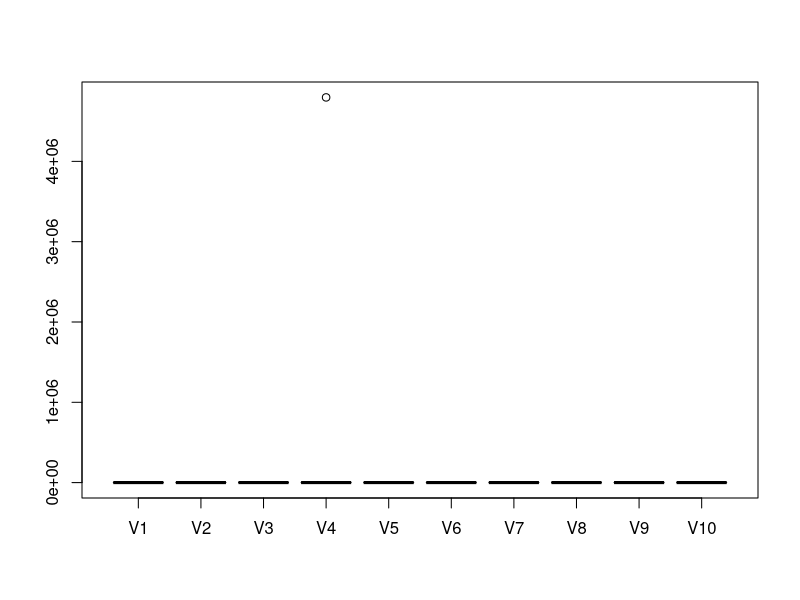
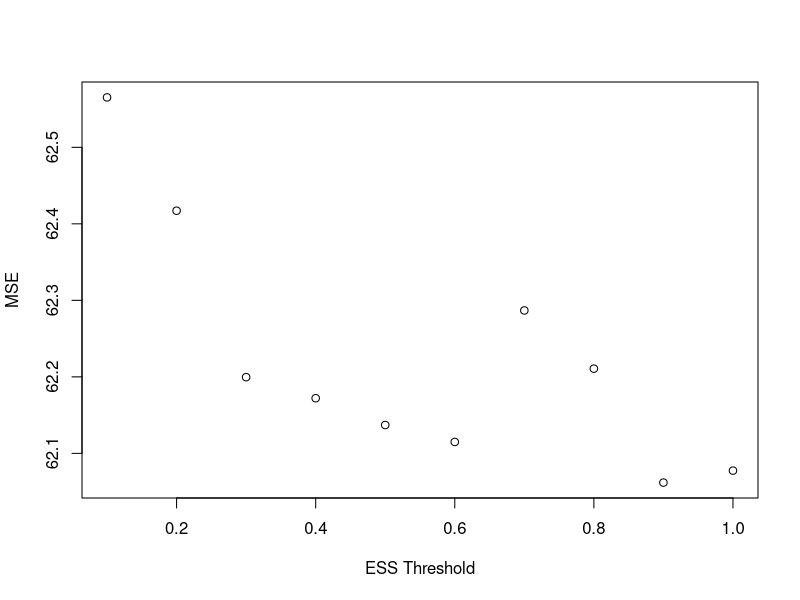
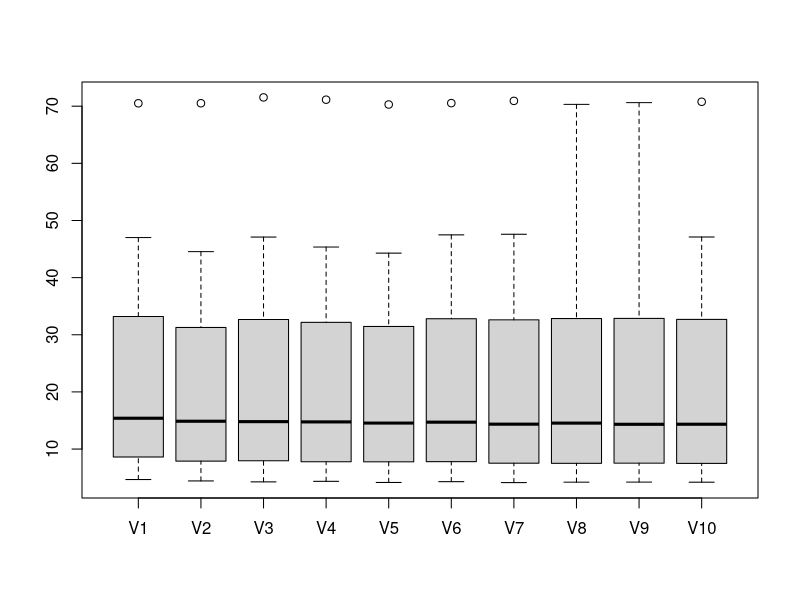
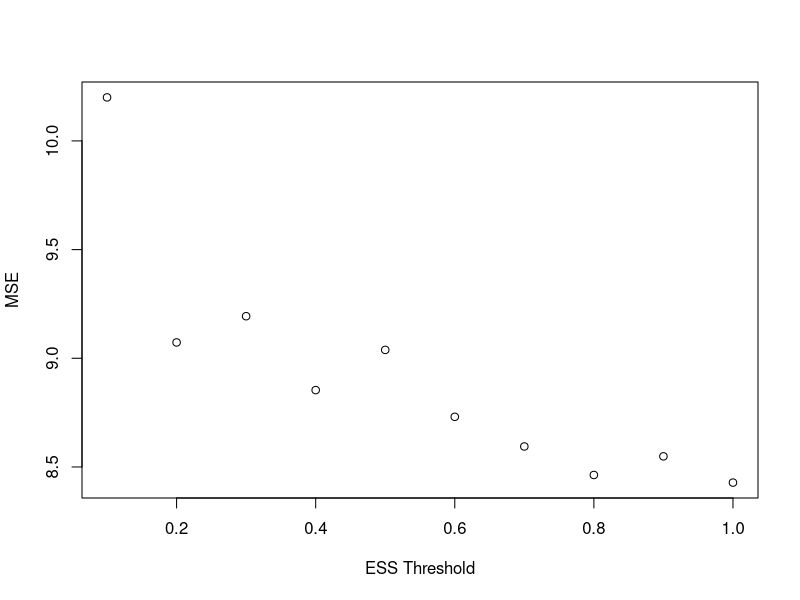
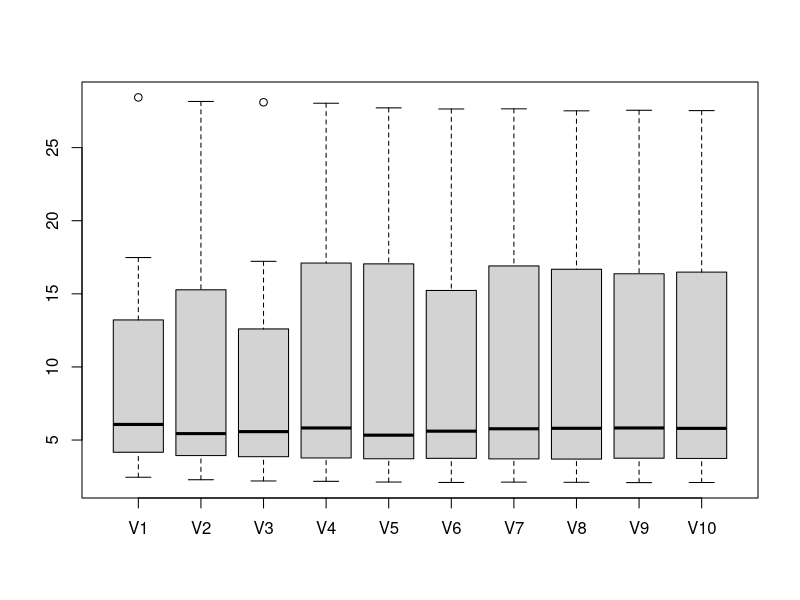
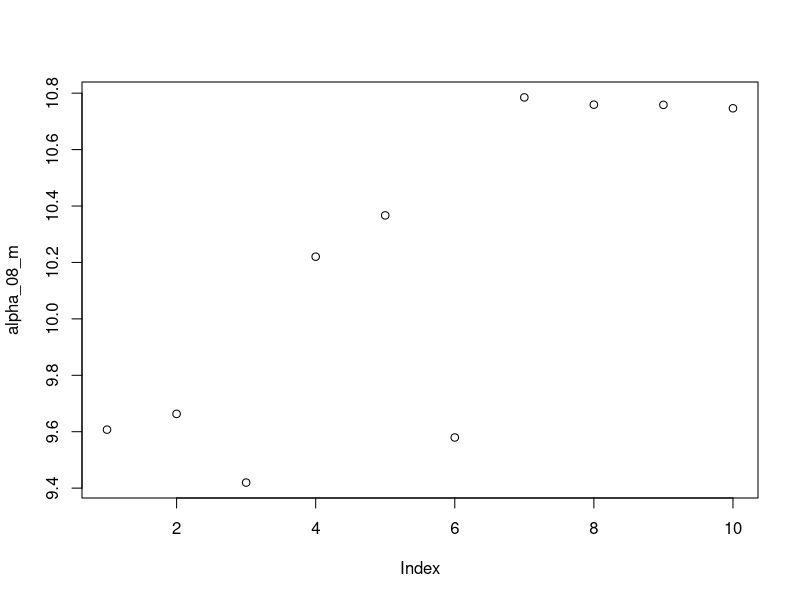
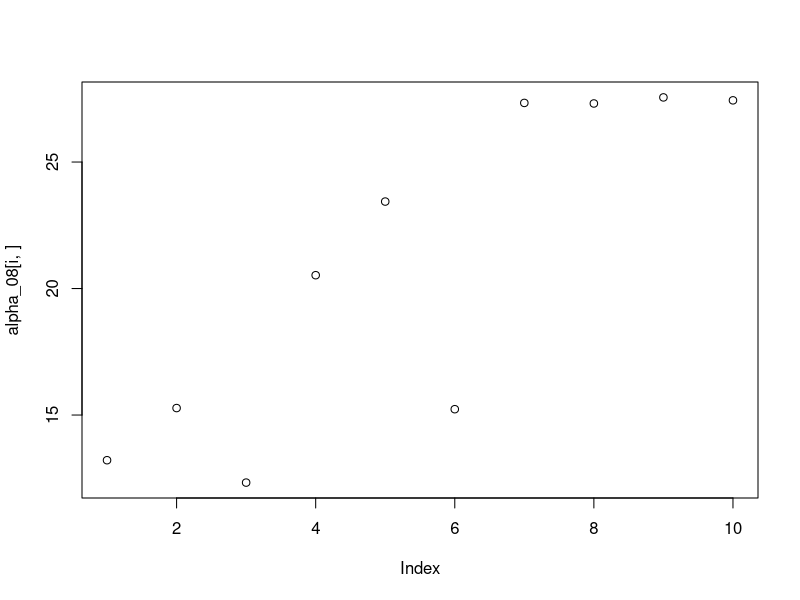
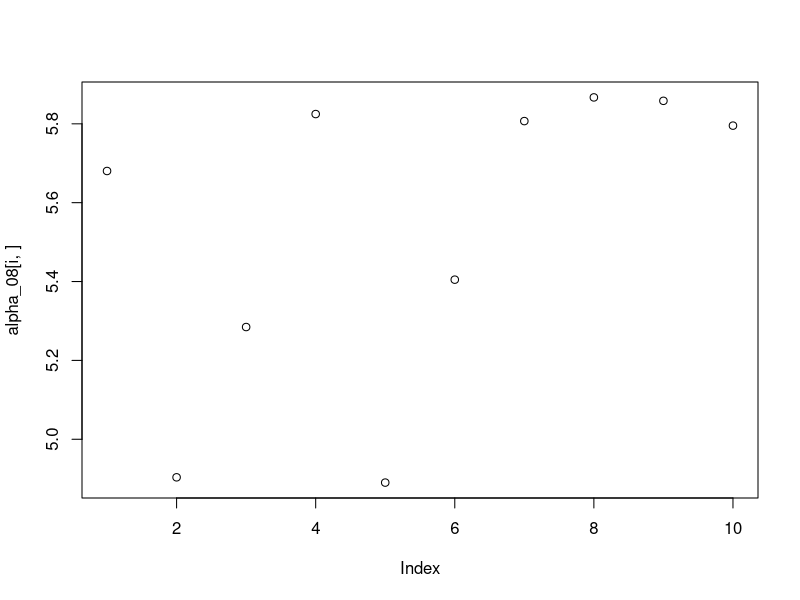

The R script that drew these images, in order:
#-*- coding:utf-8 -*-
alpha_91_ori = read.csv("mse_all_sys_alpha91_ori.csv",header = F)
alpha_91_ori = as.matrix(alpha_91_ori)
boxplot(alpha_91_ori)
a = which.max(alpha_91_ori[,4])
alpha_91_ori_m = colMeans(alpha_91_ori[-a,])
ess = seq(0.1,1,by=0.1)
plot(ess,alpha_91_ori[6,],xlab = "ESS Threshold", ylab = "MSE")

alpha_91 = read.csv("mse_all_sys_alpha91.csv",header = F)
alpha_91 = as.matrix(alpha_91)
boxplot(alpha_91)
alpha_91_m = colMeans(alpha_91)
plot(ess, alpha_91[2,], xlab = "ESS Threshold", ylab = "MSE")

alpha_08 = read.csv("mse_all_alpha_08.csv", header=F)
alpha_08 = as.matrix(alpha_08)
boxplot(alpha_08)
alpha_08_m = colMeans(alpha_08)
plot(alpha_08_m)
for (i in 1:length(alpha_08[,1])) {
  plot(alpha_08[i,])
}
plot(ess,alpha_08[4,],xlab = "ESS Threshold", ylab = "MSE")

alpha_08_ori = read.csv("mse_all_alpha_08_ori.csv", header=F)
alpha_08_ori = as.matrix(alpha_08_ori)
boxplot(alpha_08_ori)
alpha_08_ori_m = colMeans(alpha_08_ori)
plot(alpha_08_ori_m)
for (i in 1:length(alpha_08_ori[,1])) {
  plot(alpha_08_ori[i,])
}
plot(ess, alpha_08_ori[6,], xlab = "ESS Threshold", ylab="MSE")
